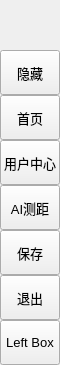
        <widget class="QFrame" name="leftMenuBg">
         <property name="minimumSize">
          <size>
           <width>60</width>
           <height>0</height>
          </size>
         </property>
         <property name="maximumSize">
          <size>
           <width>60</width>
           <height>16777215</height>
          </size>
         </property>
         <property name="frameShape">
          <enum>QFrame::NoFrame</enum>
         </property>
         <property name="frameShadow">
          <enum>QFrame::Raised</enum>
         </property>
         <layout class="QVBoxLayout" name="verticalLayout_3">
          <property name="spacing">
           <number>0</number>
          </property>
          <property name="leftMargin">
           <number>0</number>
          </property>
          <property name="topMargin">
           <number>0</number>
          </property>
          <property name="rightMargin">
           <number>0</number>
          </property>
          <property name="bottomMargin">
           <number>0</number>
          </property>
          <item>
           <widget class="QFrame" name="topLogoInfo">
            <property name="minimumSize">
             <size>
              <width>0</width>
              <height>50</height>
             </size>
            </property>
            <property name="maximumSize">
             <size>
              <width>16777215</width>
              <height>50</height>
             </size>
            </property>
            <property name="frameShape">
             <enum>QFrame::NoFrame</enum>
            </property>
            <property name="frameShadow">
             <enum>QFrame::Raised</enum>
            </property>
            <widget class="QFrame" name="topLogo">
             <property name="geometry">
              <rect>
               <x>10</x>
               <y>5</y>
               <width>42</width>
               <height>42</height>
              </rect>
             </property>
             <property name="minimumSize">
              <size>
               <width>42</width>
               <height>42</height>
              </size>
             </property>
             <property name="maximumSize">
              <size>
               <width>42</width>
               <height>42</height>
              </size>
             </property>
             <property name="contextMenuPolicy">
              <enum>Qt::DefaultContextMenu</enum>
             </property>
             <property name="styleSheet">
              <string notr="true">background-image: url(:/images/images/images/1.png)</string>
             </property>
             <property name="frameShape">
              <enum>QFrame::NoFrame</enum>
             </property>
             <property name="frameShadow">
              <enum>QFrame::Raised</enum>
             </property>
            </widget>
            <widget class="QLabel" name="titleLeftApp">
             <property name="geometry">
              <rect>
               <x>70</x>
               <y>8</y>
               <width>160</width>
               <height>20</height>
              </rect>
             </property>
             <property name="font">
              <font>
               <family>Segoe UI Semibold</family>
               <pointsize>12</pointsize>
               <italic>false</italic>
               <bold>false</bold>
              </font>
             </property>
             <property name="text">
              <string>全栈超声影像诊断系统</string>
             </property>
             <property name="alignment">
              <set>Qt::AlignLeading|Qt::AlignLeft|Qt::AlignTop</set>
             </property>
            </widget>
            <widget class="QLabel" name="titleLeftDescription">
             <property name="geometry">
              <rect>
               <x>70</x>
               <y>27</y>
               <width>160</width>
               <height>16</height>
              </rect>
             </property>
             <property name="maximumSize">
              <size>
               <width>16777215</width>
               <height>16</height>
              </size>
             </property>
             <property name="font">
              <font>
               <family>Segoe UI</family>
               <pointsize>8</pointsize>
               <italic>false</italic>
               <bold>false</bold>
              </font>
             </property>
             <property name="text">
              <string>中国矿业大学开发</string>
             </property>
             <property name="alignment">
              <set>Qt::AlignLeading|Qt::AlignLeft|Qt::AlignTop</set>
             </property>
            </widget>
            <zorder>titleLeftApp</zorder>
            <zorder>titleLeftDescription</zorder>
            <zorder>topLogo</zorder>
           </widget>
          </item>
          <item>
           <widget class="QFrame" name="leftMenuFrame">
            <property name="frameShape">
             <enum>QFrame::NoFrame</enum>
            </property>
            <property name="frameShadow">
             <enum>QFrame::Raised</enum>
            </property>
            <layout class="QVBoxLayout" name="verticalMenuLayout">
             <property name="spacing">
              <number>0</number>
             </property>
             <property name="leftMargin">
              <number>0</number>
             </property>
             <property name="topMargin">
              <number>0</number>
             </property>
             <property name="rightMargin">
              <number>0</number>
             </property>
             <property name="bottomMargin">
              <number>0</number>
             </property>
             <item>
              <widget class="QFrame" name="toggleBox">
               <property name="maximumSize">
                <size>
                 <width>16777215</width>
                 <height>45</height>
                </size>
               </property>
               <property name="frameShape">
                <enum>QFrame::NoFrame</enum>
               </property>
               <property name="frameShadow">
                <enum>QFrame::Raised</enum>
               </property>
               <layout class="QVBoxLayout" name="verticalLayout_4">
                <property name="spacing">
                 <number>0</number>
                </property>
                <property name="leftMargin">
                 <number>0</number>
                </property>
                <property name="topMargin">
                 <number>0</number>
                </property>
                <property name="rightMargin">
                 <number>0</number>
                </property>
                <property name="bottomMargin">
                 <number>0</number>
                </property>
                <item>
                 <widget class="QPushButton" name="toggleButton">
                  <property name="sizePolicy">
                   <sizepolicy hsizetype="Expanding" vsizetype="Fixed">
                    <horstretch>0</horstretch>
                    <verstretch>0</verstretch>
                   </sizepolicy>
                  </property>
                  <property name="minimumSize">
                   <size>
                    <width>0</width>
                    <height>45</height>
                   </size>
                  </property>
                  <property name="font">
                   <font>
                    <family>Segoe UI</family>
                    <pointsize>10</pointsize>
                    <italic>false</italic>
                    <bold>false</bold>
                   </font>
                  </property>
                  <property name="cursor">
                   <cursorShape>PointingHandCursor</cursorShape>
                  </property>
                  <property name="layoutDirection">
                   <enum>Qt::LeftToRight</enum>
                  </property>
                  <property name="styleSheet">
                   <string notr="true">background-image: url(:/icons/images/icons/icon_menu.png);</string>
                  </property>
                  <property name="text">
                   <string>隐藏</string>
                  </property>
                 </widget>
                </item>
               </layout>
              </widget>
             </item>
             <item alignment="Qt::AlignTop">
              <widget class="QFrame" name="topMenu">
               <property name="frameShape">
                <enum>QFrame::NoFrame</enum>
               </property>
               <property name="frameShadow">
                <enum>QFrame::Raised</enum>
               </property>
               <layout class="QVBoxLayout" name="verticalLayout_8">
                <property name="spacing">
                 <number>0</number>
                </property>
                <property name="leftMargin">
                 <number>0</number>
                </property>
                <property name="topMargin">
                 <number>0</number>
                </property>
                <property name="rightMargin">
                 <number>0</number>
                </property>
                <property name="bottomMargin">
                 <number>0</number>
                </property>
                <item>
                 <widget class="QPushButton" name="btn_home">
                  <property name="sizePolicy">
                   <sizepolicy hsizetype="Expanding" vsizetype="Fixed">
                    <horstretch>0</horstretch>
                    <verstretch>0</verstretch>
                   </sizepolicy>
                  </property>
                  <property name="minimumSize">
                   <size>
                    <width>0</width>
                    <height>45</height>
                   </size>
                  </property>
                  <property name="font">
                   <font>
                    <family>Segoe UI</family>
                    <pointsize>10</pointsize>
                    <italic>false</italic>
                    <bold>false</bold>
                   </font>
                  </property>
                  <property name="cursor">
                   <cursorShape>PointingHandCursor</cursorShape>
                  </property>
                  <property name="layoutDirection">
                   <enum>Qt::LeftToRight</enum>
                  </property>
                  <property name="autoFillBackground">
                   <bool>false</bool>
                  </property>
                  <property name="styleSheet">
                   <string notr="true">background-image: url(:/icons/images/icons/5.png);</string>
                  </property>
                  <property name="text">
                   <string>首页</string>
                  </property>
                  <property name="icon">
                   <iconset theme="accessories-calculator">
                    <normaloff>:/icons/images/icons/icon1.png</normaloff>:/icons/images/icons/icon1.png</iconset>
                  </property>
                  <property name="iconSize">
                   <size>
                    <width>32</width>
                    <height>32</height>
                   </size>
                  </property>
                 </widget>
                </item>
                <item>
                 <widget class="QPushButton" name="btn_widgets">
                  <property name="sizePolicy">
                   <sizepolicy hsizetype="Expanding" vsizetype="Fixed">
                    <horstretch>0</horstretch>
                    <verstretch>0</verstretch>
                   </sizepolicy>
                  </property>
                  <property name="minimumSize">
                   <size>
                    <width>0</width>
                    <height>45</height>
                   </size>
                  </property>
                  <property name="font">
                   <font>
                    <family>Segoe UI</family>
                    <pointsize>10</pointsize>
                    <italic>false</italic>
                    <bold>false</bold>
                   </font>
                  </property>
                  <property name="cursor">
                   <cursorShape>PointingHandCursor</cursorShape>
                  </property>
                  <property name="layoutDirection">
                   <enum>Qt::LeftToRight</enum>
                  </property>
                  <property name="autoFillBackground">
                   <bool>false</bool>
                  </property>
                  <property name="styleSheet">
                   <string notr="true">background-image: url(:/icons/images/icons/4.png);</string>
                  </property>
                  <property name="text">
                   <string>用户中心</string>
                  </property>
                  <property name="icon">
                   <iconset theme="accessories-character-map">
                    <normaloff>:/icons/images/icons/icon5.png</normaloff>:/icons/images/icons/icon5.png</iconset>
                  </property>
                 </widget>
                </item>
                <item>
                 <widget class="QPushButton" name="btn_new">
                  <property name="sizePolicy">
                   <sizepolicy hsizetype="Expanding" vsizetype="Fixed">
                    <horstretch>0</horstretch>
                    <verstretch>0</verstretch>
                   </sizepolicy>
                  </property>
                  <property name="minimumSize">
                   <size>
                    <width>0</width>
                    <height>45</height>
                   </size>
                  </property>
                  <property name="font">
                   <font>
                    <family>Segoe UI</family>
                    <pointsize>10</pointsize>
                    <italic>false</italic>
                    <bold>false</bold>
                   </font>
                  </property>
                  <property name="cursor">
                   <cursorShape>PointingHandCursor</cursorShape>
                  </property>
                  <property name="layoutDirection">
                   <enum>Qt::LeftToRight</enum>
                  </property>
                  <property name="styleSheet">
                   <string notr="true">background-image: url(:/icons/images/icons/3.png);</string>
                  </property>
                  <property name="text">
                   <string>AI测距</string>
                  </property>
                 </widget>
                </item>
                <item>
                 <widget class="QPushButton" name="btn_save">
                  <property name="sizePolicy">
                   <sizepolicy hsizetype="Expanding" vsizetype="Fixed">
                    <horstretch>0</horstretch>
                    <verstretch>0</verstretch>
                   </sizepolicy>
                  </property>
                  <property name="minimumSize">
                   <size>
                    <width>0</width>
                    <height>45</height>
                   </size>
                  </property>
                  <property name="font">
                   <font>
                    <family>Segoe UI</family>
                    <pointsize>10</pointsize>
                    <italic>false</italic>
                    <bold>false</bold>
                   </font>
                  </property>
                  <property name="cursor">
                   <cursorShape>PointingHandCursor</cursorShape>
                  </property>
                  <property name="layoutDirection">
                   <enum>Qt::LeftToRight</enum>
                  </property>
                  <property name="styleSheet">
                   <string notr="true">background-image: url(:/icons/images/icons/2.png)</string>
                  </property>
                  <property name="text">
                   <string>保存</string>
                  </property>
                 </widget>
                </item>
                <item>
                 <widget class="QPushButton" name="btn_exit">
                  <property name="sizePolicy">
                   <sizepolicy hsizetype="Expanding" vsizetype="Fixed">
                    <horstretch>0</horstretch>
                    <verstretch>0</verstretch>
                   </sizepolicy>
                  </property>
                  <property name="minimumSize">
                   <size>
                    <width>0</width>
                    <height>45</height>
                   </size>
                  </property>
                  <property name="font">
                   <font>
                    <family>Segoe UI</family>
                    <pointsize>10</pointsize>
                    <italic>false</italic>
                    <bold>false</bold>
                   </font>
                  </property>
                  <property name="cursor">
                   <cursorShape>PointingHandCursor</cursorShape>
                  </property>
                  <property name="layoutDirection">
                   <enum>Qt::LeftToRight</enum>
                  </property>
                  <property name="styleSheet">
                   <string notr="true">background-image: url(:/icons/images/icons/1.png);</string>
                  </property>
                  <property name="text">
                   <string>退出</string>
                  </property>
                 </widget>
                </item>
               </layout>
              </widget>
             </item>
             <item alignment="Qt::AlignBottom">
              <widget class="QFrame" name="bottomMenu">
               <property name="frameShape">
                <enum>QFrame::NoFrame</enum>
               </property>
               <property name="frameShadow">
                <enum>QFrame::Raised</enum>
               </property>
               <layout class="QVBoxLayout" name="verticalLayout_9">
                <property name="spacing">
                 <number>0</number>
                </property>
                <property name="leftMargin">
                 <number>0</number>
                </property>
                <property name="topMargin">
                 <number>0</number>
                </property>
                <property name="rightMargin">
                 <number>0</number>
                </property>
                <property name="bottomMargin">
                 <number>0</number>
                </property>
                <item>
                 <widget class="QPushButton" name="toggleLeftBox">
                  <property name="sizePolicy">
                   <sizepolicy hsizetype="Expanding" vsizetype="Fixed">
                    <horstretch>0</horstretch>
                    <verstretch>0</verstretch>
                   </sizepolicy>
                  </property>
                  <property name="minimumSize">
                   <size>
                    <width>0</width>
                    <height>45</height>
                   </size>
                  </property>
                  <property name="font">
                   <font>
                    <family>Segoe UI</family>
                    <pointsize>10</pointsize>
                    <italic>false</italic>
                    <bold>false</bold>
                   </font>
                  </property>
                  <property name="cursor">
                   <cursorShape>PointingHandCursor</cursorShape>
                  </property>
                  <property name="layoutDirection">
                   <enum>Qt::LeftToRight</enum>
                  </property>
                  <property name="styleSheet">
                   <string notr="true">background-image: url(:/icons/images/icons/icon_settings.png);</string>
                  </property>
                  <property name="text">
                   <string>Left Box</string>
                  </property>
                 </widget>
                </item>
               </layout>
              </widget>
             </item>
            </layout>
           </widget>
          </item>
         </layout>
        </widget>
